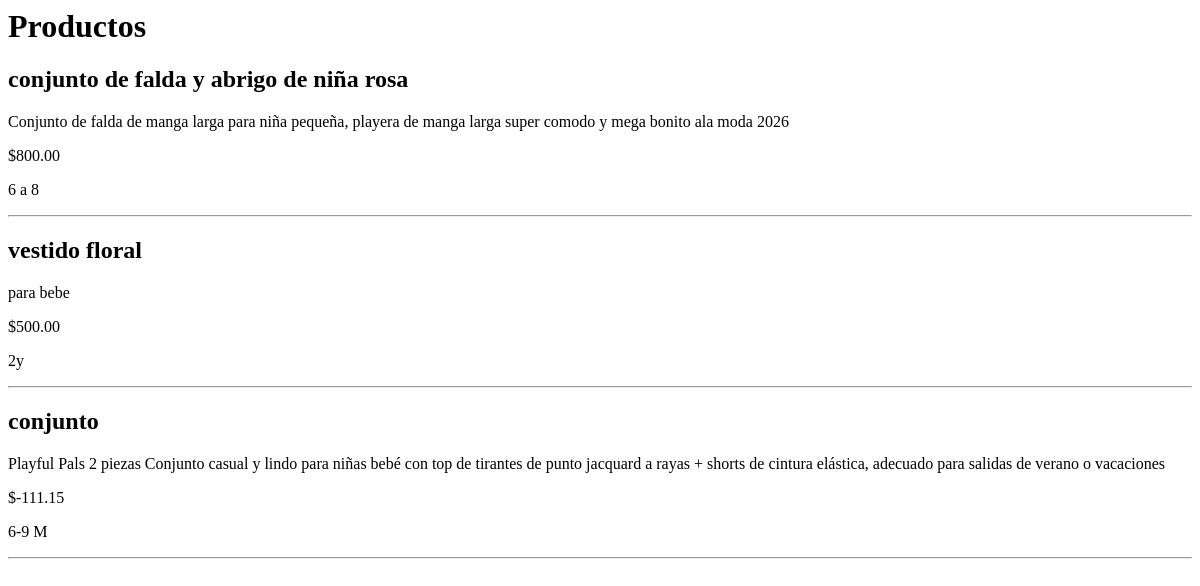
Page /niñas/ on the earlier database version.
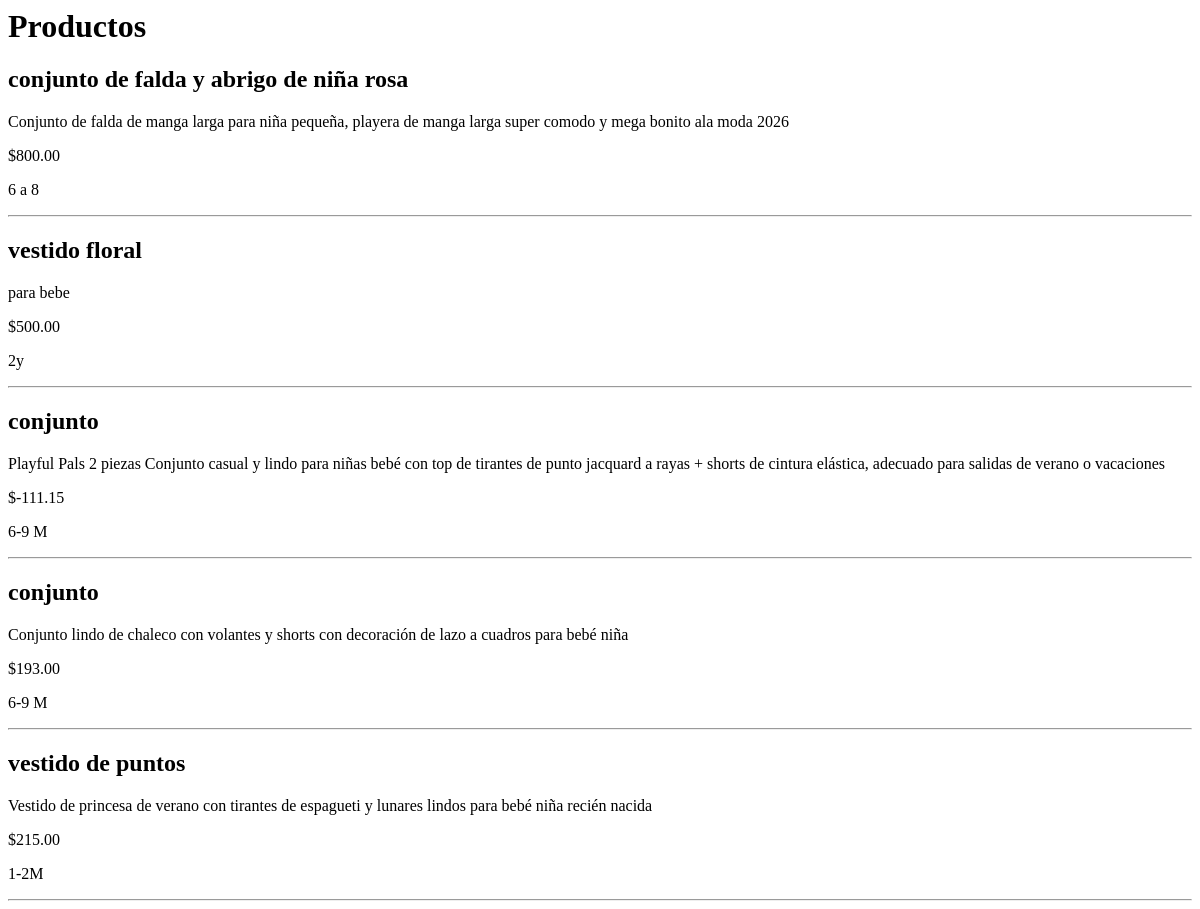
Same page on the later database version.
### tienda/models.py (models this page shows, shortened)
class Producto(models.Model):
    CATEGORIAS = [
        ('Hombre', 'Hombre'),
        ('Mujer', 'Mujer'),
        ('Niña', 'Niña'),
        ('Niño', 'Niño'),
    ]
    nombre = models.CharField(max_length=100)
    descripcion = models.TextField()
    precio = models.DecimalField(max_digits=10, decimal_places=2)
    talla = models.CharField(max_length=10)
    stock = models.IntegerField()
    categoria = models.CharField(max_length=20, choices=CATEGORIAS)
    imagen = models.ImageField(upload_to='productos/', null=True, blank=True)

### tienda/views.py (called while the page is built)
def niñas(request):
    productos = Producto.objects.filter(categoria='Niña')
    return render(request, 'niñas.html', {'productos': productos})

### tienda/templates/niñas.html
<h1>Productos</h1>
{% for producto in productos %}
<h2>{{ producto.nombre }}</h2>
<p>{{ producto.descripcion }}</p>
<p>${{ producto.precio }}</p>
<p>{{ producto.talla }}</p>
<hr>
{% endfor %}

Differences in the rows shown:
added Producto: nombre "conjunto", descripcion "Conjunto lindo de chaleco con volantes y shorts con decoración de lazo a cuadros para bebé niña", precio "193.00", talla "6-9 M"
added Producto: nombre "vestido de puntos", descripcion "Vestido de princesa de verano con tirantes de espagueti y lunares lindos para bebé niña recién nacida", precio "215.00", talla "1-2M"
